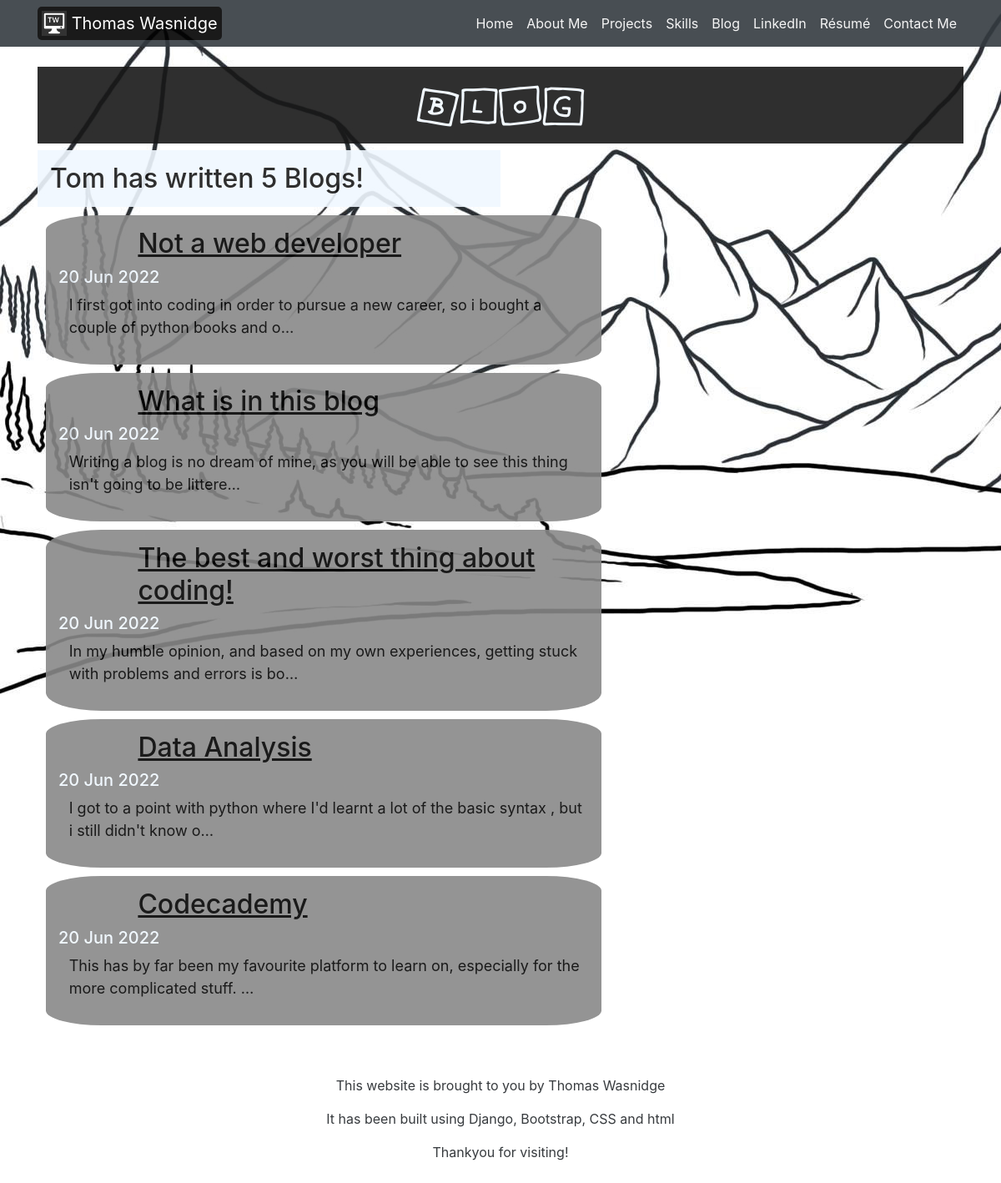
Screenshot of /blog/ with the database file from the repository.
### blog/models.py (models this page shows, shortened)
class Blog(models.Model):
    title = models.CharField(max_length = 200)
    description = models.TextField()
    date = models.DateField()

### blog/views.py (the view)
# urls.py: path('', views.all_blogs, name='all_blogs'),
def all_blogs(request):
    blogs = Blog.objects.order_by('-date')[:10]
    return render(request, 'blog/all_blogs.html', {'blogs':blogs})

### blog/templates/blog/all_blogs.html (shortened to what this page needs)
{% extends 'portfolio/base.html' %}
{% block content %}
<div class="container">
    <div id="blog-content">
        <h1 id="blog-title">Blog</h1>
        <h2 id="number-blogs">Tom has written {{blogs.count}} Blog{{blogs.count|pluralize}}!</h2>
        {% for blog in blogs %}
            <div class="blog-post">
                <a href="{% url 'blog:detail' blog.id %}"><h2 id="blog-post-title">{{ blog.title }}</h2></a>
                <h5 id="blog-post-date">{{ blog.date|date:'d M Y'}}</h5>
                <p id="blog-post-text">{{ blog.description|striptags|truncatechars:100}}</p>
            </div>
        {% endfor %}
    </div>
</div>
{% endblock %}

### portfolio/static/portfolio/css/custom.css (style rules this page uses)
body { background-image: url('../background_image.jpg'); background-repeat: no-repeat; background-attachment: scroll; opacity: 0.9; }
#blog-content { padding-top: 80px; }
#blog-title { text-align: center; padding: 10px; background-color: #181818; color: aliceblue; font-size: 60px; font-family: 'CuteNotes-EL7r'; }
#number-blogs { background-color: aliceblue; color: #181818; padding: 15px; width: 50%; }
.blog-post { background-color: #888888; color: #000000; padding: 15px; margin: 10px; border-radius: 10%; max-width: 60%; }
#blog-post-title { text-align: left; padding-left: 15%; text-decoration: underline; color: #000000 }
#blog-post-date { color: aliceblue; }
#blog-post-text { padding-left: 2%; font-size: large; }

### rows the page displays
Blog: title "Not a web developer", date "20 Jun 2022", description "I first got into coding in order to pursue a new career, so i bought a couple of python books and o…"
Blog: title "What is in this blog", date "20 Jun 2022", description "Writing a blog is no dream of mine, as you will be able to see this thing isn't going to be littere…"
Blog: title "The best and worst thing about coding!", date "20 Jun 2022", description "In my humble opinion, and based on my own experiences, getting stuck with problems and errors is bo…"
Blog: title "Data Analysis", date "20 Jun 2022", description "I got to a point with python where I'd learnt a lot of the basic syntax , but i still didn't know o…"
Blog: title "Codecademy", date "20 Jun 2022", description "This has by far been my favourite platform to learn on, especially for the more complicated stuff. …"

### other values shown
{{ blogs.count }} "5"
